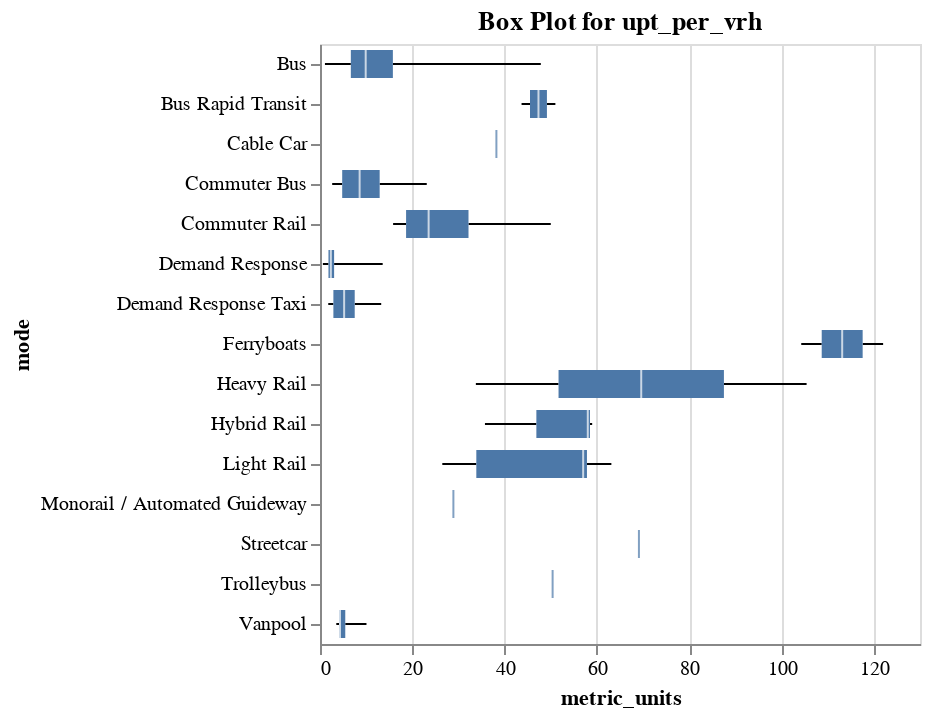
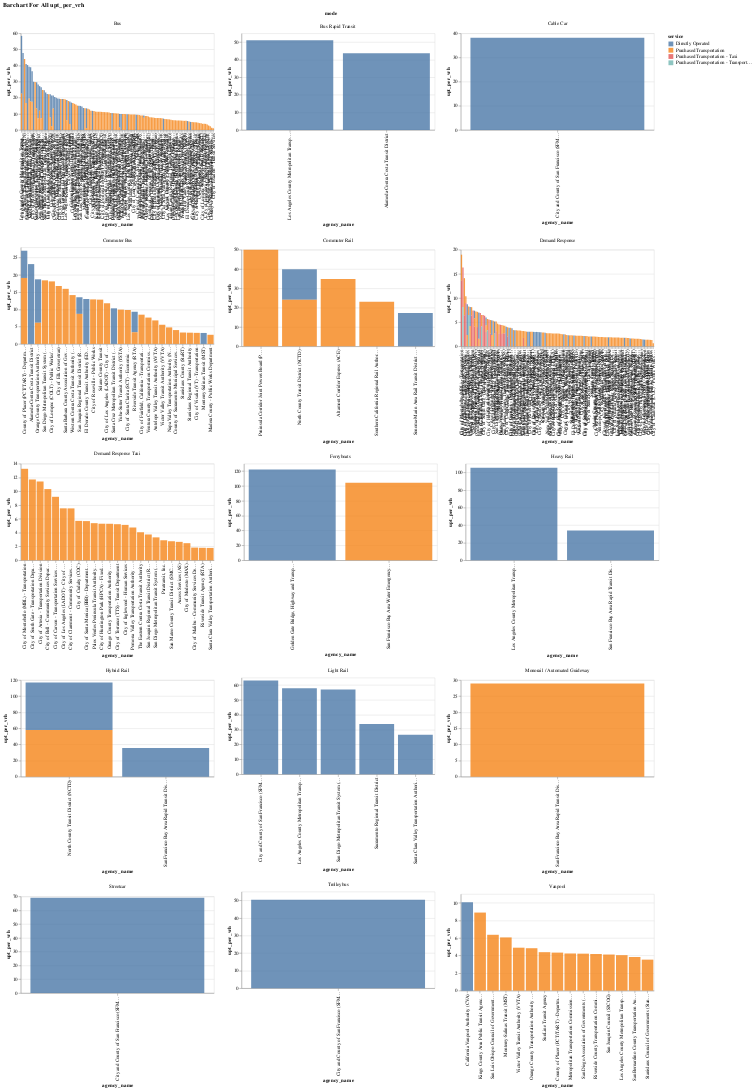
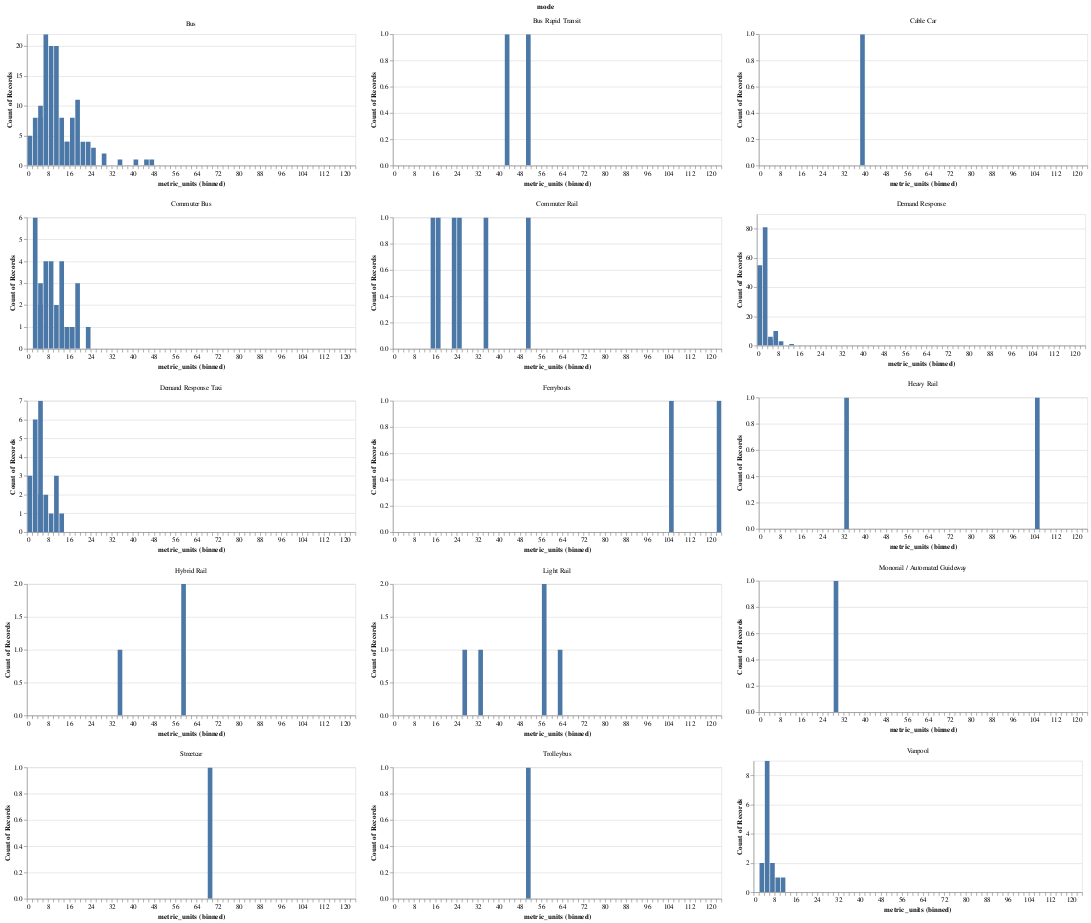

Notebook source saved alongside these figures, in order:
### Markdown cell above
### Unlinked Passenger Trips per Vehicle Revenue Hours
upt_per_vrh

### Code cell
metrics_charts(metrics_list=["upt_per_vrh"], df=no_zero_rows_melt)

### Figure 1 — Vega-Lite specification as saved in the notebook (floating-point values rounded to 4 significant figures; data arrays with more than 128 entries replaced by an {"elided": "..."} marker saying what was removed)
{"config": {"view": {"continuousWidth": 300, "continuousHeight": 300}}, "data": {"name": "data-803372226e9dfca0078956ce21b95389"}, "mark": {"type": "boxplot", "extent": "min-max"}, "encoding": {"x": {"field": "metric_units", "type": "quantitative"}, "y": {"field": "mode", "type": "nominal"}}, "height": 300, "params": [{"name": "param_2", "select": {"type": "interval", "encodings": ["x", "y"]}, "bind": "scales"}], "title": "Box Plot for upt_per_vrh", "width": "container", "$schema": "https://vega.github.io/schema/vega-lite/v5.20.1.json", "datasets": {"data-803372226e9dfca0078956ce21b95389": {"elided": "401 records"}}}

### Figure 2 — Vega-Lite specification as saved in the notebook (floating-point values rounded to 4 significant figures; data arrays with more than 128 entries replaced by an {"elided": "..."} marker saying what was removed)
{"config": {"view": {"continuousWidth": 300, "continuousHeight": 300}}, "data": {"name": "data-803372226e9dfca0078956ce21b95389"}, "facet": {"field": "mode", "type": "nominal"}, "spec": {"mark": {"type": "bar"}, "encoding": {"color": {"field": "service", "type": "nominal"}, "opacity": {"condition": [{"param": "param_1", "value": 0.8}], "value": 0.2}, "tooltip": [{"field": "agency_name", "type": "nominal"}, {"field": "mode", "type": "nominal"}, {"field": "service", "type": "nominal"}, {"field": "metric_units", "type": "quantitative"}], "x": {"field": "agency_name", "sort": "-y", "type": "nominal"}, "y": {"field": "metric_units", "title": "upt_per_vrh", "type": "quantitative"}}, "height": 200, "name": "view_1", "width": 400}, "columns": 3, "params": [{"name": "param_1", "select": {"type": "point", "fields": ["service"]}, "bind": "legend", "views": ["view_1"]}], "resolve": {"scale": {"x": "independent", "y": "independent"}}, "title": "Barchart For All upt_per_vrh", "$schema": "https://vega.github.io/schema/vega-lite/v5.20.1.json", "datasets": {"data-803372226e9dfca0078956ce21b95389": {"elided": "401 records"}}}

### Figure 3 — Vega-Lite specification as saved in the notebook (floating-point values rounded to 4 significant figures; data arrays with more than 128 entries replaced by an {"elided": "..."} marker saying what was removed)
{"config": {"view": {"continuousWidth": 300, "continuousHeight": 300}}, "data": {"name": "data-803372226e9dfca0078956ce21b95389"}, "facet": {"field": "mode", "type": "nominal"}, "spec": {"mark": {"type": "bar"}, "encoding": {"tooltip": [{"aggregate": "count", "type": "quantitative"}, {"bin": {"step": 5}, "field": "metric_units", "title": "bin range for upt_per_vrh", "type": "quantitative"}], "x": {"bin": {"maxbins": 100}, "field": "metric_units", "type": "quantitative"}, "y": {"aggregate": "count", "type": "quantitative"}}, "height": 200, "name": "view_2", "title": "upt_per_vrh Distribution", "width": 500}, "columns": 3, "params": [{"name": "param_3", "select": {"type": "interval", "encodings": ["x", "y"]}, "bind": "scales", "views": ["view_2"]}], "resolve": {"scale": {"x": "independent", "y": "independent"}}, "$schema": "https://vega.github.io/schema/vega-lite/v5.20.1.json", "datasets": {"data-803372226e9dfca0078956ce21b95389": {"elided": "401 records"}}}
